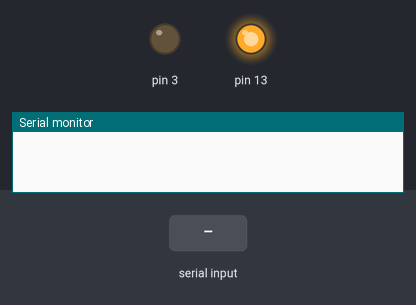
Bench run of a sketch on a simulated Arduino Uno, built with avr-gcc and run on an emulated ATmega328P. On the bench: output pins drawn as LEDs (lit = HIGH), the last lines printed to the serial monitor. Dashed ring = blinking. The test bench sets the inputs (shaded band).

Above: at 1.2 s.
1.3 s: "1\n" received over Serial
3.5 s: "0\n" received over Serial
At 4.9 s:
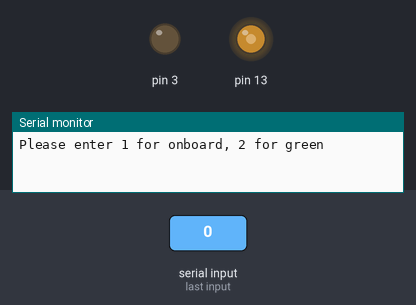
6.0 s: "5\n" received over Serial
At 6.8 s:
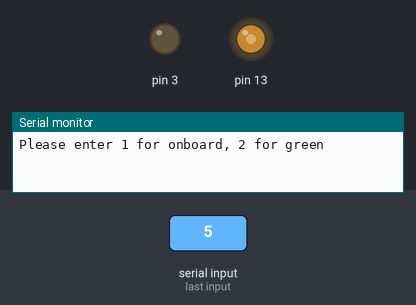
7.5 s: "90,45\n" received over Serial
At 7.69 s:
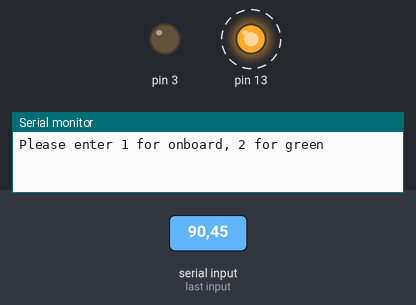
Timing chart, 0 to 11.5 s (numbered marks = the images above; inputs shaded):
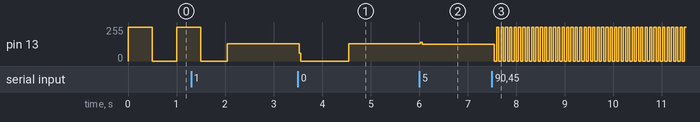

Measured:
- after the input at 3.5 s, pin 13: 129/255 → 0/255 at once, → 129/255 1.0 s later
- after the input at 6.0 s, pin 13: 129/255 → 127/255 at once
- after the input at 7.5 s, pin 13: alternates 255/255 for 0.05 s and 0/255 for 0.05 s, starting after 0.05 s

The sketch:

oo_blinky.ino
```cpp
#include "Led1073.h"

/* Instantiate both LEDs so that we can choose which one to use
 */
Led1073 onboardLed(ONBOARD_LED);
Led1073 greenLed(GREEN_LED);
Led1073 *theLed;

/* Called once before operation
 */
void setup() {
  Serial.begin(9600);        // Enable serial console
  greenLed.enable();         // Activate each LED
  onboardLed.enable();
  theLed = &onboardLed;      // Choose onboard as default LED
}

/* Called repeatedly during operation
 */
void loop() {
  while(Serial.available() > 0) {
    int tempDelayTime = Serial.parseInt();    // read delay time from user
    /* don't store in delayTime yet because it may be zero, which would be too fast :-) */

    if (tempDelayTime == 0) {
      while(Serial.available() > 0) {
        int whichLed = Serial.parseInt();     // read led number from user
        if (whichLed == 1)                    // update active LED based on user input
          theLed = &onboardLed;
        else if (whichLed == 2)
          theLed = &greenLed;
        else                                  // provide help to user
          Serial.write("Please enter 1 for onboard, 2 for green\n");
      }
    }
    else                                      // delay time was non-zero, must be real
      theLed->setFastDelay(tempDelayTime);

    if (Serial.read() == '\n') {
      // do nothing, just consume the carriage return to get it
      // out of the serial queue.
    }
  }
  theLed->flashLed();                         // blink LED on and off once
}
```

Led1073.h
```cpp
#define GREEN_LED 3
#define ONBOARD_LED 13

class Led1073 {
private:
  static const int fastDelayDflt = 500;
  static const int slowDelayDflt = 1000;
  int whichLed;
  int fastDelayTime;
  int slowDelayTime;

public:
  Led1073(int pin, int fastDelay = fastDelayDflt, int slowDelay = slowDelayDflt);
  void enable(void);
  void setFastDelay(int fastDelay);
  void setSlowDelay(int slowDelay);
  void flashLed(int flashCount = 1);
};
```

Led1073.ino
```cpp
//#include "Led1073.h"

Led1073::Led1073(int userLed, int fastDelay, int slowDelay) {
  whichLed = userLed;
  fastDelayTime = fastDelay;
  slowDelayTime = slowDelay;
}

void Led1073::enable(void) {
  pinMode(whichLed, OUTPUT);
}

void Led1073::setFastDelay(int fastDelay) {
  fastDelayTime = fastDelay;
}

void Led1073::setSlowDelay(int slowDelay) {
  slowDelayTime = slowDelay;
}

void Led1073::flashLed(int flashCount) {
  for (int i = 0; i < flashCount; i++) {
    digitalWrite(whichLed, HIGH);
    delay(fastDelayTime);
    digitalWrite(whichLed, LOW);
    delay(fastDelayTime);
  }
}
```
